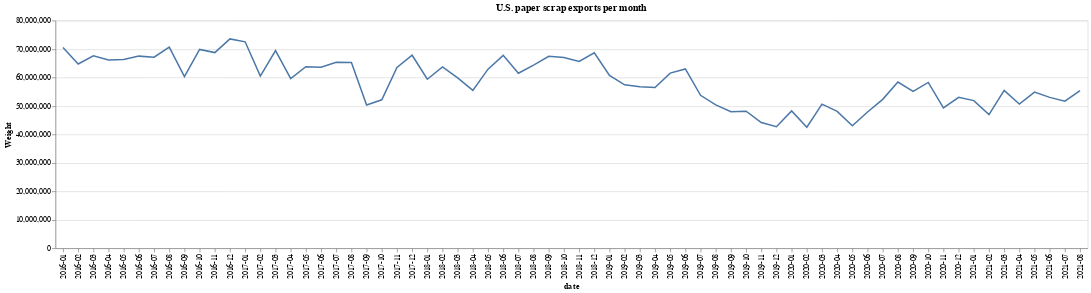

The cell this chart's notebook holds for it:
### Code cell
alt.Chart(month_avg_paper).mark_line().encode(
    x='date',
    y='Weight'
).properties(
    title='U.S. paper scrap exports per month')

### Figure 1 — Vega-Lite specification as saved in the notebook (floating-point values rounded to 4 significant figures)
{"config": {"view": {"continuousWidth": 400, "continuousHeight": 300}}, "data": {"name": "data-8f3dba1345f00effc3a139f746a59c07"}, "mark": "line", "encoding": {"x": {"type": "nominal", "field": "date"}, "y": {"type": "quantitative", "field": "Weight"}}, "title": "U.S. paper scrap exports per month", "$schema": "https://vega.github.io/schema/vega-lite/v4.8.1.json", "datasets": {"data-8f3dba1345f00effc3a139f746a59c07": [{"date": "2016-01", "Weight": 70540000.0}, {"date": "2016-02", "Weight": 64730000.0}, {"date": "2016-03", "Weight": 67560000.0}, {"date": "2016-04", "Weight": 66160000.0}, {"date": "2016-05", "Weight": 66330000.0}, {"date": "2016-06", "Weight": 67480000.0}, {"date": "2016-07", "Weight": 67100000.0}, {"date": "2016-08", "Weight": 70620000.0}, {"date": "2016-09", "Weight": 60310000.0}, {"date": "2016-10", "Weight": 69850000.0}, {"date": "2016-11", "Weight": 68730000.0}, {"date": "2016-12", "Weight": 73540000.0}, {"date": "2017-01", "Weight": 72510000.0}, {"date": "2017-02", "Weight": 60490000.0}, {"date": "2017-03", "Weight": 69420000.0}, {"date": "2017-04", "Weight": 59600000.0}, {"date": "2017-05", "Weight": 63760000.0}, {"date": "2017-06", "Weight": 63590000.0}, {"date": "2017-07", "Weight": 65340000.0}, {"date": "2017-08", "Weight": 65220000.0}, {"date": "2017-09", "Weight": 50310000.0}, {"date": "2017-10", "Weight": 52130000.0}, {"date": "2017-11", "Weight": 63510000.0}, {"date": "2017-12", "Weight": 67790000.0}, {"date": "2018-01", "Weight": 59360000.0}, {"date": "2018-02", "Weight": 63690000.0}, {"date": "2018-03", "Weight": 59860000.0}, {"date": "2018-04", "Weight": 55440000.0}, {"date": "2018-05", "Weight": 62910000.0}, {"date": "2018-06", "Weight": 67740000.0}, {"date": "2018-07", "Weight": 61460000.0}, {"date": "2018-08", "Weight": 64320000.0}, {"date": "2018-09", "Weight": 67410000.0}, {"date": "2018-10", "Weight": 67030000.0}, {"date": "2018-11", "Weight": 65630000.0}, {"date": "2018-12", "Weight": 68670000.0}, {"date": "2019-01", "Weight": 60670000.0}, {"date": "2019-02", "Weight": 57400000.0}, {"date": "2019-03", "Weight": 56690000.0}, {"date": "2019-04", "Weight": 56440000.0}, {"date": "2019-05", "Weight": 61510000.0}, {"date": "2019-06", "Weight": 62980000.0}, {"date": "2019-07", "Weight": 53720000.0}, {"date": "2019-08", "Weight": 50340000.0}, {"date": "2019-09", "Weight": 47940000.0}, {"date": "2019-10", "Weight": 48140000.0}, {"date": "2019-11", "Weight": 44160000.0}, {"date": "2019-12", "Weight": 42680000.0}, {"date": "2020-01", "Weight": 48250000.0}, {"date": "2020-02", "Weight": 42510000.0}, {"date": "2020-03", "Weight": 50630000.0}, {"date": "2020-04", "Weight": 48070000.0}, {"date": "2020-05", "Weight": 43010000.0}, {"date": "2020-06", "Weight": 47850000.0}, {"date": "2020-07", "Weight": 52300000.0}, {"date": "2020-08", "Weight": 58360000.0}, {"date": "2020-09", "Weight": 55130000.0}, {"date": "2020-10", "Weight": 58240000.0}, {"date": "2020-11", "Weight": 49320000.0}, {"date": "2020-12", "Weight": 53010000.0}, {"date": "2021-01", "Weight": 51850000.0}, {"date": "2021-02", "Weight": 46930000.0}, {"date": "2021-03", "Weight": 55460000.0}, {"date": "2021-04", "Weight": 50640000.0}, {"date": "2021-05", "Weight": 54830000.0}, {"date": "2021-06", "Weight": 52990000.0}, {"date": "2021-07", "Weight": 51640000.0}, {"date": "2021-08", "Weight": 55380000.0}]}}
